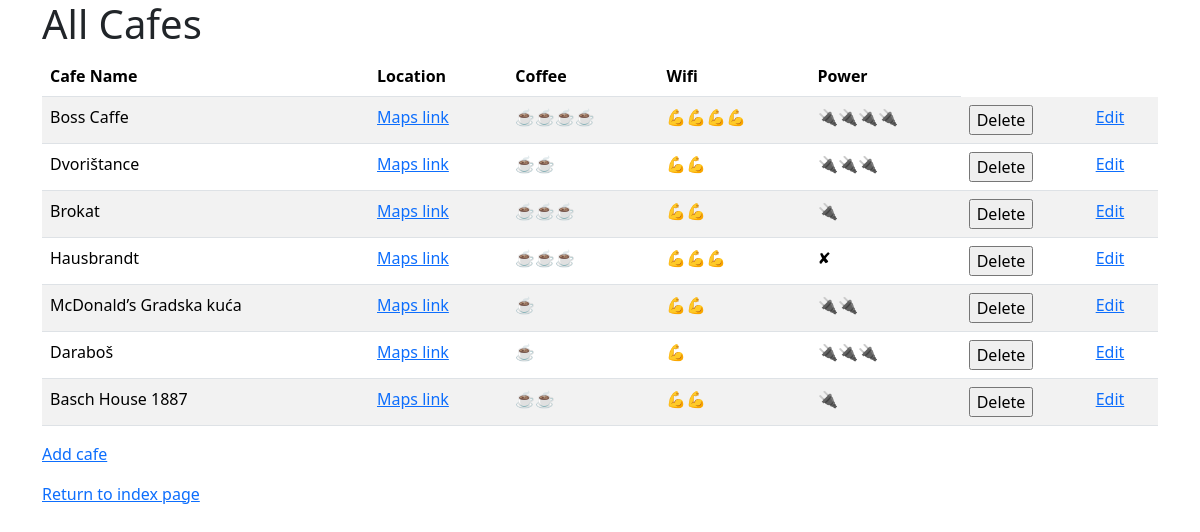
Screenshot of /cafes with the database file from the repository.
### main.py (models this page shows)
class Cafe(db.Model):
    id: Mapped[int] = mapped_column(Integer, primary_key=True)
    name: Mapped[str] = mapped_column(String(250), unique=True, nullable=False)
    location: Mapped[str] = mapped_column(String(250), nullable=False)
    rating: Mapped[str] = mapped_column(String(250), nullable=False)
    wifi: Mapped[str] = mapped_column(String(250), nullable=False)
    power: Mapped[str] = mapped_column(String(250), nullable=False)

### main.py (the view)
@app.route('/cafes')
def cafes():
    with app.app_context():
        result = db.session.execute(db.select(Cafe))
        all_cafes = result.scalars().all()
    delete_form = DeleteForm()
    return render_template('cafes.html', cafes=all_cafes, delete_form=delete_form)

### main.py
class DeleteForm(FlaskForm):
    cafe_id = HiddenField('Cafe Id')
    submit = SubmitField('Delete')

### templates/cafes.html (shortened to what this page needs)
{% extends 'base.html' %}
{% block content %}
<div class="container">
  <div class="row">
    <div class="col-sm-12">
      <h1>All Cafes</h1>
	  <table class="table table-striped table-hover">
          <thead>
          {% if cafes %}
          <tr>
                <th scope="col">Cafe Name</th>
                <th scope="col">Location</th>
                <th scope="col">Coffee</th>
                <th scope="col">Wifi</th>
                <th scope="col">Power</th>
            </tr>
          {% else %}
          <p>There is no cafe in the list</p>
          {% endif %}
          </thead>
          <tbody>
          {% for cafe in cafes %}
            <tr>
                <td>
                    {{cafe.name}}
                </td>
                <td>
                    <a href="{{cafe.location}}">Maps link</a>
                </td>
                <td>
                    {{cafe.rating}}
                </td>
                <td>
                    {{cafe.wifi}}
                </td>
                <td>
                    {{cafe.power}}
                </td>
                <td>
                    <form action="{{ url_for('delete_cafe', cafe_id=cafe.id) }}" method="post" onsubmit="return confirmDelete()">
                        {{ delete_form.submit() }}
                    </form>
                </td>
                <td>
                    <a href="{{url_for('edit', cafe_id=cafe.id)}}">Edit</a>
                </td>
            </tr>
            {% endfor %}
          </tbody>
      </table>
        <p><a href="{{url_for('add_cafe')}}">Add cafe</a></p>
        <p><a href="{{url_for('home')}}">Return to index page</a></p>
    </div>
  </div>
</div>
{% endblock %}

### templates/base.html (shortened to what this page needs)
<!DOCTYPE html>
<html lang="en">
  <head>
    {% block styles %}
    {{ bootstrap.load_css() }}
    {% endblock %}
  </head>
  <body>
    {% block content %}{% endblock %}
  </body>
</html>

### rows the page displays
Cafe: name "Boss Caffe", rating "☕☕☕☕", wifi "💪💪💪💪", power "🔌🔌🔌🔌"
Cafe: name "Dvorištance", rating "☕☕", wifi "💪💪", power "🔌🔌🔌"
Cafe: name "Brokat", rating "☕☕☕", wifi "💪💪", power "🔌"
Cafe: name "Hausbrandt", rating "☕☕☕", wifi "💪💪💪", power "✘"
Cafe: name "McDonald’s Gradska kuća", rating "☕", wifi "💪💪", power "🔌🔌"
Cafe: name "Daraboš", rating "☕", wifi "💪", power "🔌🔌🔌"
Cafe: name "Basch House 1887", rating "☕☕", wifi "💪💪", power "🔌"
